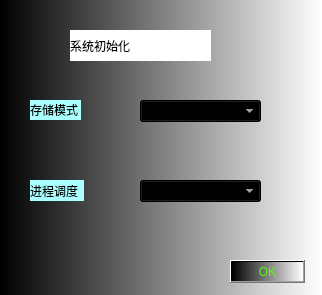
<?xml version="1.0" encoding="UTF-8"?>
<ui version="4.0">
 <class>mem_Dialog</class>
 <widget class="QDialog" name="mem_Dialog">
  <property name="geometry">
   <rect>
    <x>0</x>
    <y>0</y>
    <width>322</width>
    <height>295</height>
   </rect>
  </property>
  <property name="minimumSize">
   <size>
    <width>322</width>
    <height>295</height>
   </size>
  </property>
  <property name="maximumSize">
   <size>
    <width>322</width>
    <height>295</height>
   </size>
  </property>
  <property name="windowTitle">
   <string>Dialog</string>
  </property>
  <property name="styleSheet">
   <string notr="true">background-color: qlineargradient(spread:pad, x1:0, y1:0, x2:1, y2:0, stop:0 rgba(0, 0, 0, 255), stop:1 rgba(255, 255, 255, 255));</string>
  </property>
  <widget class="QPushButton" name="pushButton">
   <property name="geometry">
    <rect>
     <x>230</x>
     <y>260</y>
     <width>75</width>
     <height>23</height>
    </rect>
   </property>
   <property name="styleSheet">
    <string notr="true">font: 12pt &quot;楷体&quot;;
color: rgb(85, 255, 0);</string>
   </property>
   <property name="text">
    <string>OK</string>
   </property>
  </widget>
  <widget class="QLabel" name="label">
   <property name="geometry">
    <rect>
     <x>30</x>
     <y>100</y>
     <width>51</width>
     <height>20</height>
    </rect>
   </property>
   <property name="styleSheet">
    <string notr="true">background-color: rgb(170, 255, 255);</string>
   </property>
   <property name="text">
    <string>存储模式</string>
   </property>
  </widget>
  <widget class="QLabel" name="label_2">
   <property name="geometry">
    <rect>
     <x>30</x>
     <y>180</y>
     <width>54</width>
     <height>21</height>
    </rect>
   </property>
   <property name="styleSheet">
    <string notr="true">background-color: rgb(170, 255, 255);</string>
   </property>
   <property name="text">
    <string>进程调度</string>
   </property>
  </widget>
  <widget class="QComboBox" name="mem_model">
   <property name="geometry">
    <rect>
     <x>140</x>
     <y>100</y>
     <width>121</width>
     <height>22</height>
    </rect>
   </property>
   <property name="styleSheet">
    <string notr="true">color: rgb(255, 255, 255);</string>
   </property>
  </widget>
  <widget class="QComboBox" name="pro_model">
   <property name="geometry">
    <rect>
     <x>140</x>
     <y>180</y>
     <width>121</width>
     <height>22</height>
    </rect>
   </property>
   <property name="styleSheet">
    <string notr="true">color: rgb(255, 255, 255);</string>
   </property>
  </widget>
  <widget class="QLabel" name="label_3">
   <property name="geometry">
    <rect>
     <x>70</x>
     <y>30</y>
     <width>141</width>
     <height>31</height>
    </rect>
   </property>
   <property name="styleSheet">
    <string notr="true">background-color: rgb(255, 255, 255);
font: 75 20pt &quot;幼圆&quot;;</string>
   </property>
   <property name="text">
    <string>系统初始化</string>
   </property>
  </widget>
 </widget>
 <resources/>
 <connections/>
</ui>
